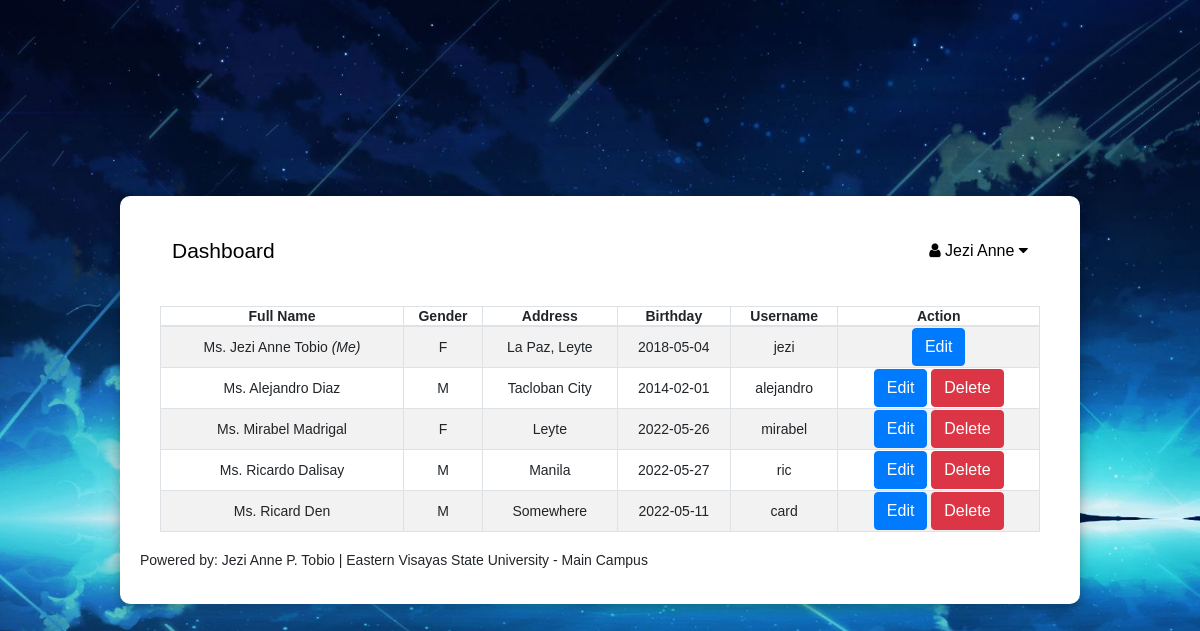
/welcome.php (signed in), run on the app's committed database.
### tables this page shows
CREATE TABLE `users` (
  `id` int(11) NOT NULL,
  `name` varchar(200) NOT NULL,
  `lname` varchar(200) NOT NULL,
  `gender` varchar(20) NOT NULL,
  `address` varchar(255) NOT NULL,
  `birthday` date DEFAULT NULL,
  `username` varchar(50) NOT NULL,
  `password` varchar(255) NOT NULL,
  `created` datetime NOT NULL DEFAULT current_timestamp()
);

### welcome.php (the view, shortened to what this page needs)
<?php
include("connection.php");
?>
<!DOCTYPE html>
<html lang="en">
<head>
    <link rel="stylesheet" href="https://stackpath.bootstrapcdn.com/bootstrap/4.5.2/css/bootstrap.min.css">
    <link rel="stylesheet" href="https://cdnjs.cloudflare.com/ajax/libs/font-awesome/4.7.0/css/font-awesome.min.css">
    <link rel="stylesheet" href="https://cdn.datatables.net/1.11.5/css/jquery.dataTables.min.css">
</head>
<body>
    <div class="wrapper">
        <div class="navbar">
            <h3>Dashboard</h3>
            <div class="dropdown">
                <button class="dropbtn"><i class="fa fa-user" aria-hidden="true"></i> <?php echo $_SESSION["loggedUser"]; ?>
                    <i class="fa fa-caret-down"></i>
                </button>
            </div>
        </div>
        <div class="card-body">
            <table class="table-striped table-bordered col-md-12">
                <thead>
                    <tr>
                        <th class="text-center">Full Name</th>
                        <th class="text-center">Gender</th>
                        <th class="text-center">Address</th>
                        <th class="text-center">Birthday</th>
                        <th class="text-center">Username</th>
                        <th class="text-center">Action</th>
                    </tr>
                </thead>
                <tbody>
                    <?php
                    $query = $pdo->query("select * from users;");
                    ?>
                    <?php if ($query->rowCount() > 0) : ?>
                        <?php while ($row = $query->fetch()) : ?>
                            <?php if ($row->id == $_SESSION["loggedID"]) : ?>
                                <tr>
                                    <td>
                                        <center>
                                            <?php if ($row->gender == 'Male') {
                                                echo 'Mr. ' . $row->name . " ";
                                                echo $row->lname . " ";
                                                echo "<i> (Me)</i>";
                                            } else {
                                                echo 'Ms. ' . $row->name . " ";
                                                echo $row->lname . " ";
                                                echo "<i> (Me)</i>";
                                            }
                                            ?>
                                        </center>
                                    </td>
                                    <td>
                                        <center>
                                            <?php echo $row->gender; ?>
                                        </center>
                                    </td>
                                    <td>
                                        <center>
                                            <?php echo $row->address; ?>
                                        </center>
                                    </td>
                                    <td>
                                        <center>
                                            <?php echo $row->birthday; ?>
                                        </center>
                                    </td>
                                    <td>
                                        <center>
                                            <?php echo $row->username; ?>
                                        </center>
                                    </td>
                                    <td>
                                        <center>
                                            <a class="btn btn-primary" href="edit_user.php?edit_id=<?php echo $row->id; ?>">Edit</a>
                                        </center>
                                    </td>
                                </tr>
                            <?php else : ?>
                                <tr>
                                    <td>
                                        <center>
                                            <?php if ($row->gender == 'Male') {
                                                echo 'Mr. ' . $row->name . " ";
                                                echo $row->lname . " ";
                                            } else {
                                                echo 'Ms. ' . $row->name . " ";
                                                echo $row->lname . " ";
                                            }
                                            ?>
                                        </center>
                                    </td>
                                    <td>
                                        <center>
                                            <?php echo $row->gender; ?>
                                        </center>
                                    </td>
                                    <td>
                                        <center>
                                            <?php echo $row->address; ?>
                                        </center>
                                    </td>
                                    <td>
                                        <center>
                                            <?php echo $row->birthday; ?>
                                        </center>
                                    </td>
                                    <td>
                                        <center>
                                            <?php echo $row->username; ?>
                                        </center>
                                    </td>
                                    <td>
                                        <center>
                                            <a class="btn btn-primary" href="edit_user.php?edit_id=<?php echo $row->id; ?>">Edit</a>
                                            <a class="btn btn-danger" href="delete.php?delete_id=<?php echo $row->id; ?>">Delete</a>
                                        </center>
                                    </td>
                                </tr>
                            <?php endif; ?>
                        <?php endwhile; ?>
                    <?php else : ?>
                        <tr>
                            <td colspan="3" rowspan="1" headers="">No Data Found</td>
                        </tr>
                    <?php endif; ?>
                </tbody>
            </table>
        </div>
        <footer>
        <p>Powered by: Jezi Anne P. Tobio | Eastern Visayas State University - Main Campus</p>
    </footer>
    </div>
</body>

### welcome.php (style rules this page uses)
body { background: url(blue.jpg); background-size: cover; font: 14px sans-serif; display: flex; justify-content: center; align-items: center; height: 100vh; flex-direction: column; }
.wrapper { width: 80%; padding: 20px; background: white; border-radius: 10px; box-shadow: 0 4px 8px 0 rgba(0, 0, 0, 0.2), 0 6px 20px 0 rgba(0, 0, 0, 0.19); }
.navbar { overflow: hidden; background-color: white; }
.navbar h3 { float: left; font-size: 150%; color: black; text-align: center; padding: 14px 16px; text-decoration: none; margin: 0; }
.dropdown { float: right; overflow: hidden; }
.dropdown .dropbtn { font-size: 16px; border: none; outline: none; color: black; padding: 14px 16px; background-color: inherit; font-family: inherit; margin: 0; }

### data on the page
users: name "Jezi Anne", lname "Tobio", gender "F", address "La Paz, Leyte", birthday "2018-05-04", username "jezi"
users: name "Alejandro", lname "Diaz", gender "M", address "Tacloban City", birthday "2014-02-01", username "alejandro"
users: name "Mirabel", lname "Madrigal", gender "F", address "Leyte", birthday "2022-05-26", username "mirabel"
users: name "Ricardo", lname "Dalisay", gender "M", address "Manila", birthday "2022-05-27", username "ric"
users: name "Ricard", lname "Den", gender "M", address "Somewhere", birthday "2022-05-11", username "card"

### other printed values
$_SESSION["loggedUser"] "Jezi Anne"
